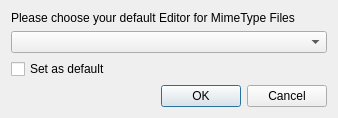
<?xml version="1.0" encoding="UTF-8"?>
<ui version="4.0">
 <class>DefaultEditorDialog</class>
 <widget class="QDialog" name="DefaultEditorDialog">
  <property name="geometry">
   <rect>
    <x>0</x>
    <y>0</y>
    <width>338</width>
    <height>113</height>
   </rect>
  </property>
  <property name="windowTitle">
   <string>Default Editor</string>
  </property>
  <layout class="QVBoxLayout" name="verticalLayout">
   <item>
    <widget class="QLabel" name="introTextLabel">
     <property name="text">
      <string>Please choose your default Editor for MimeType Files</string>
     </property>
    </widget>
   </item>
   <item>
    <widget class="QComboBox" name="editorCombo"/>
   </item>
   <item>
    <widget class="QCheckBox" name="setAsDefaultCheck">
     <property name="text">
      <string>Set as default</string>
     </property>
    </widget>
   </item>
   <item>
    <widget class="QDialogButtonBox" name="buttonBox">
     <property name="standardButtons">
      <set>QDialogButtonBox::Cancel|QDialogButtonBox::Ok</set>
     </property>
    </widget>
   </item>
  </layout>
 </widget>
 <resources/>
 <connections/>
</ui>
